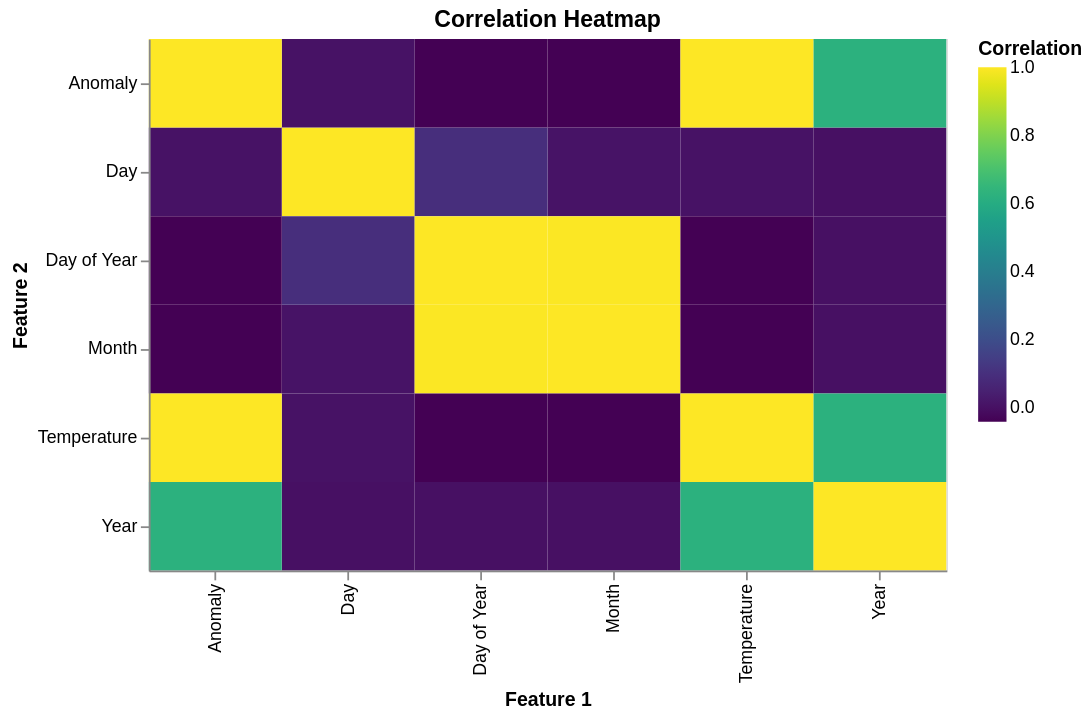

Notebook code cell kept with this figure:
### Markdown cell above
- [] 10. No anomalous correlations between target/response variable and features/explanatory variables

### Code cell
#region Pseudo Code:

# definitely only use train dataset
# check correlations between train_df columns and temp/anomaly
# expectation is that target is correlated to some degree with time features

#endregion

# Adapted from https://github.com/skysheng7/DSCI522_data_validation_demo/tree/main/notebooks

# Correlation with Features and Target, train_df

correlation_matrix = train_df.drop(columns=['Month_Name']).corr()
correlation_long = correlation_matrix.reset_index().melt(id_vars='index')
correlation_long.columns = ['Feature 1', 'Feature 2', 'Correlation']

alt.Chart(correlation_long).mark_rect().encode(
    x='Feature 1:O',
    y='Feature 2:O',
    color=alt.Color('Correlation:Q', scale=alt.Scale(scheme='viridis')),
    tooltip=['Feature 1', 'Feature 2', 'Correlation']
).properties(**plot_size,
    title="Correlation Heatmap"
)

### Figure 1 — Vega specification as saved in the notebook (floating-point values rounded to 4 significant figures)
{"$schema": "https://vega.github.io/schema/vega/v5.json", "data": [{"name": "source_0", "values": [{"Correlation": 1.0, "Feature 1": "Year", "Feature 2": "Year"}, {"Correlation": -3.235e-05, "Feature 1": "Month", "Feature 2": "Year"}, {"Correlation": 3.719e-05, "Feature 1": "Day", "Feature 2": "Year"}, {"Correlation": 6.492e-15, "Feature 1": "Day of Year", "Feature 2": "Year"}, {"Correlation": 0.6257, "Feature 1": "Anomaly", "Feature 2": "Year"}, {"Correlation": 0.6257, "Feature 1": "Temperature", "Feature 2": "Year"}, {"Correlation": -3.235e-05, "Feature 1": "Year", "Feature 2": "Month"}, {"Correlation": 1.0, "Feature 1": "Month", "Feature 2": "Month"}, {"Correlation": 0.01053, "Feature 1": "Day", "Feature 2": "Month"}, {"Correlation": 0.9965, "Feature 1": "Day of Year", "Feature 2": "Month"}, {"Correlation": -0.03982, "Feature 1": "Anomaly", "Feature 2": "Month"}, {"Correlation": -0.03982, "Feature 1": "Temperature", "Feature 2": "Month"}, {"Correlation": 3.719e-05, "Feature 1": "Year", "Feature 2": "Day"}, {"Correlation": 0.01053, "Feature 1": "Month", "Feature 2": "Day"}, {"Correlation": 1.0, "Feature 1": "Day", "Feature 2": "Day"}, {"Correlation": 0.09385, "Feature 1": "Day of Year", "Feature 2": "Day"}, {"Correlation": 0.006716, "Feature 1": "Anomaly", "Feature 2": "Day"}, {"Correlation": 0.006716, "Feature 1": "Temperature", "Feature 2": "Day"}, {"Correlation": 6.492e-15, "Feature 1": "Year", "Feature 2": "Day of Year"}, {"Correlation": 0.9965, "Feature 1": "Month", "Feature 2": "Day of Year"}, {"Correlation": 0.09385, "Feature 1": "Day", "Feature 2": "Day of Year"}, {"Correlation": 1.0, "Feature 1": "Day of Year", "Feature 2": "Day of Year"}, {"Correlation": -0.03983, "Feature 1": "Anomaly", "Feature 2": "Day of Year"}, {"Correlation": -0.03983, "Feature 1": "Temperature", "Feature 2": "Day of Year"}, {"Correlation": 0.6257, "Feature 1": "Year", "Feature 2": "Anomaly"}, {"Correlation": -0.03982, "Feature 1": "Month", "Feature 2": "Anomaly"}, {"Correlation": 0.006716, "Feature 1": "Day", "Feature 2": "Anomaly"}, {"Correlation": -0.03983, "Feature 1": "Day of Year", "Feature 2": "Anomaly"}, {"Correlation": 1.0, "Feature 1": "Anomaly", "Feature 2": "Anomaly"}, {"Correlation": 1.0, "Feature 1": "Temperature", "Feature 2": "Anomaly"}, {"Correlation": 0.6257, "Feature 1": "Year", "Feature 2": "Temperature"}, {"Correlation": -0.03982, "Feature 1": "Month", "Feature 2": "Temperature"}, {"Correlation": 0.006716, "Feature 1": "Day", "Feature 2": "Temperature"}, {"Correlation": -0.03983, "Feature 1": "Day of Year", "Feature 2": "Temperature"}, {"Correlation": 1.0, "Feature 1": "Anomaly", "Feature 2": "Temperature"}, {"Correlation": 1.0, "Feature 1": "Temperature", "Feature 2": "Temperature"}]}, {"name": "source_0_x_domain_Feature 1", "values": [{"Feature 1": "Year"}, {"Feature 1": "Month"}, {"Feature 1": "Day"}, {"Feature 1": "Day of Year"}, {"Feature 1": "Anomaly"}, {"Feature 1": "Temperature"}]}, {"name": "source_0_y_domain_Feature 2", "values": [{"Feature 2": "Year"}, {"Feature 2": "Month"}, {"Feature 2": "Day"}, {"Feature 2": "Day of Year"}, {"Feature 2": "Anomaly"}, {"Feature 2": "Temperature"}]}, {"name": "source_0_color_domain_Correlation", "values": [{"min": -0.03983, "max": 1.0}]}], "marks": [{"type": "rect", "name": "marks", "from": {"data": "source_0"}, "encode": {"update": {"x": {"field": "Feature 1", "scale": "x"}, "height": {"signal": "max(0.25, bandwidth('y'))"}, "width": {"signal": "max(0.25, bandwidth('x'))"}, "y": {"field": "Feature 2", "scale": "y"}, "fill": {"field": "Correlation", "scale": "color"}, "tooltip": {"signal": "{\"Feature 1\": isValid(datum[\"Feature 1\"]) ? datum[\"Feature 1\"] : \"\"+datum[\"Feature 1\"], \"Feature 2\": isValid(datum[\"Feature 2\"]) ? datum[\"Feature 2\"] : \"\"+datum[\"Feature 2\"], \"Correlation\": format(datum[\"Correlation\"], \"\")}"}}}, "style": ["rect"]}], "scales": [{"name": "x", "type": "band", "domain": {"data": "source_0_x_domain_Feature 1", "field": "Feature 1", "sort": true}, "range": [0, {"signal": "width"}], "paddingInner": 0, "paddingOuter": 0}, {"name": "y", "type": "band", "domain": {"data": "source_0_y_domain_Feature 2", "field": "Feature 2", "sort": true}, "range": [0, {"signal": "height"}], "paddingInner": 0, "paddingOuter": 0}, {"name": "color", "type": "linear", "domain": [{"signal": "(data(\"source_0_color_domain_Correlation\")[0] || {}).min"}, {"signal": "(data(\"source_0_color_domain_Correlation\")[0] || {}).max"}], "range": {"scheme": "viridis"}, "interpolate": "hcl", "zero": false}], "axes": [{"scale": "x", "labelBaseline": "middle", "orient": "bottom", "grid": false, "labelAngle": 270, "zindex": 1, "title": "Feature 1", "labelAlign": "right"}, {"scale": "y", "zindex": 1, "grid": false, "orient": "left", "title": "Feature 2"}], "title": {"text": "Correlation Heatmap", "frame": "group"}, "background": "white", "padding": 5, "width": 450, "style": "cell", "legends": [{"fill": "color", "gradientLength": {"signal": "clamp(height, 64, 200)"}, "title": "Correlation"}], "height": 300}
